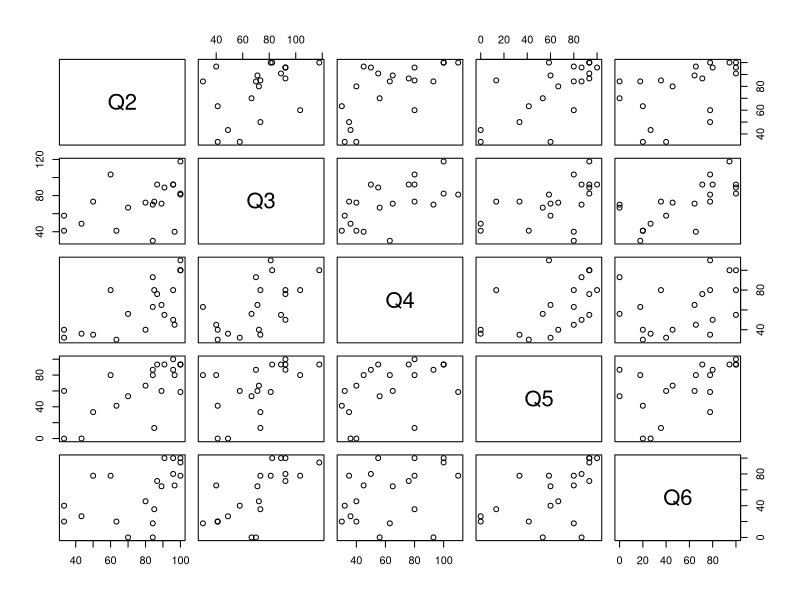
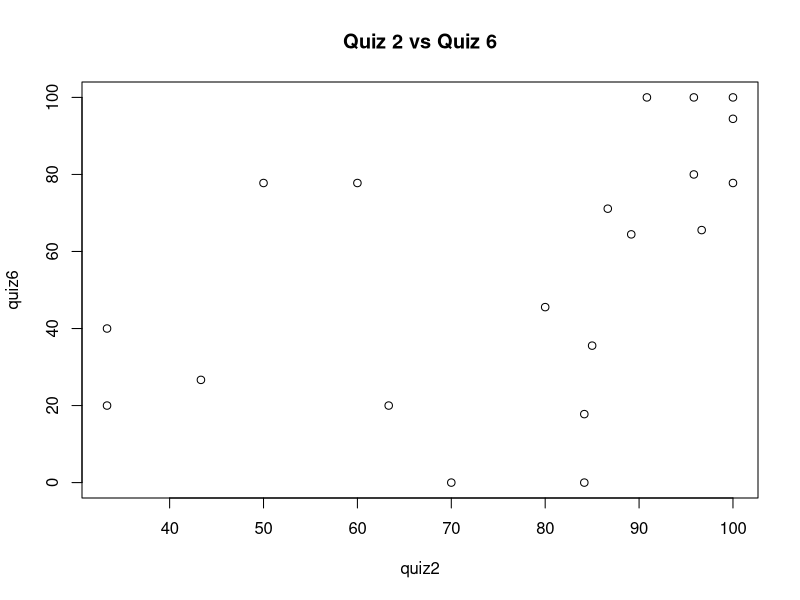
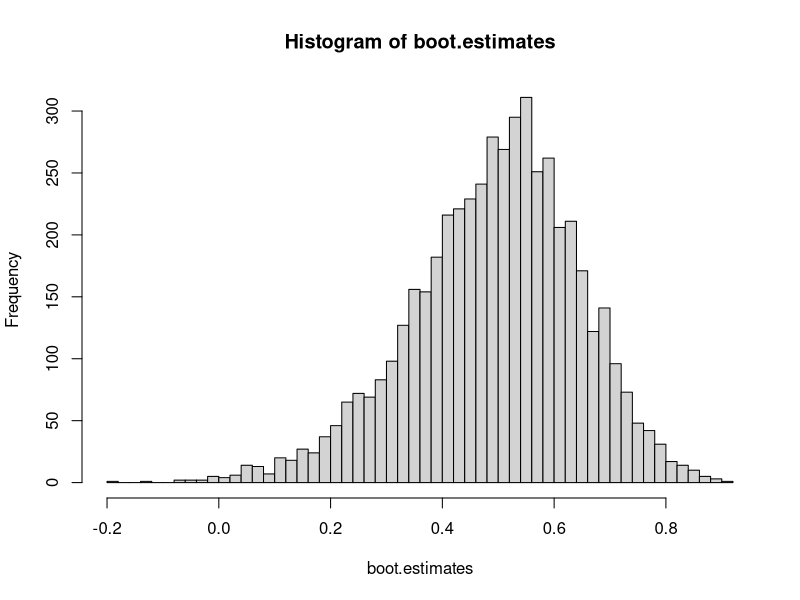

Reproduce these figures in R, in order.
## ---- chunk 1
quiz <- read.csv('quiz.csv')
## ---- chunk 2
plot(quiz)
## ---- chunk 3
quiz2 <- quiz[,1]
quiz6 <- quiz[,5]
plot(quiz2, quiz6, main = "Quiz 2 vs Quiz 6")
## ---- chunk 4
?cor #Pearson correlation is the default for cor()
cor(quiz2, quiz6)
## ---- chunk 5
#' A function that generates bootstrap estimates of the Pearson correlation between two vectors.
#'
#' @param x A vector.
#' @param y A vector.
#' @param B The number of bootstrap estimates of the Pearson correlation with a default value of 2000.
#'
#' @returns The B boostrap estimates of the Pearson correlation.

bootstrap.cor <- function(x, y, B = 2000){
  samples.index <- replicate(B, sample(length(x), replace=TRUE))
  bootstrap.cors <- vector()
  for(i in 1:B){
  k <- samples.index[,i]
  bootstrap.cors[i] <- cor(x[k], y[k])
  }
  return(bootstrap.cors)
}

## ---- chunk 6
boot.estimates <- bootstrap.cor(x=quiz2, y=quiz6, B=5000)
hist(boot.estimates, breaks="FD")
## ---- chunk 7
quantile(boot.estimates, c(0.025,0.975))
cor.test(quiz2,quiz6, conf.level = 0.95)
## ---- chunk 8
cov.mat <- cov(quiz)
cov.mat
cov.mat[1,2] # (1,2) entry
quiz3 <- quiz[,2]
cov(quiz2, quiz3) 
## ---- chunk 9
eigen.vals <- eigen(cov.mat)$values
eigen.vals
## ---- chunk 10
sum(eigen.vals) 
sum(diag(cov.mat))
## ---- chunk 11
eigenratio <- eigen.vals[1]/sum(eigen.vals)
eigenratio
## ---- chunk 12
#' A function that generates bootstrap estimates of the eigenratio useing the case resampling
#' bootstrap on a data frame.
#' 
#' @params mat A data frame.
#' @params B The number of bootstrap samples to generate, with a default value of 2000.
#'
#' @returns The B bootstrap estimates of the eigenratio.
bootstrap.eigenratio <- function(mat, B = 2000){
  vals <- replicate(B,mat[sample(1:nrow(mat), replace = TRUE),])
  return(vals)
}
bootstrap.eigenratio(quiz)
## ---- chunk 13
